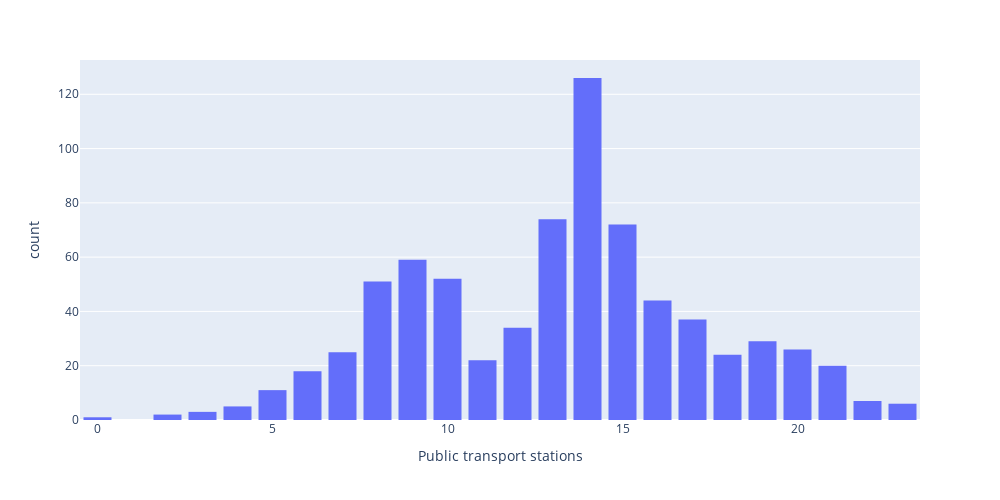

Notebook cell for this chart:
### Code cell
fig = px.histogram(
    trans, 
    x='transit_stations_percent_change_from_baseline', 
    labels={'transit_stations_percent_change_from_baseline': helper.TITLES[3]}, 
    width=PLOT_WIDTH, height=PLOT_HEIGHT
)
fig.update_layout(
    showlegend=False,
    bargap=0.2
)

### Figure 1 — Plotly figure (JSON) as saved in the notebook; plotly's stock layout.template omitted (floating-point values rounded to 4 significant figures; data arrays with more than 128 entries replaced by an {"elided": "..."} marker saying what was removed)
{"data": [{"alignmentgroup": "True", "bingroup": "x", "hovertemplate": "Public transport stations=%{x}<br>count=%{y}<extra></extra>", "legendgroup": "", "marker": {"color": "#636efa", "pattern": {"shape": ""}}, "name": "", "offsetgroup": "", "orientation": "v", "showlegend": false, "type": "histogram", "x": {"elided": "748 float values"}, "xaxis": "x", "yaxis": "y"}], "layout": {"bargap": 0.2, "barmode": "relative", "height": 500, "legend": {"tracegroupgap": 0}, "margin": {"t": 60}, "showlegend": false, "width": 1000, "xaxis": {"anchor": "y", "autorange": true, "domain": [0, 1], "range": [-0.5, 23.5], "title": {"text": "Public transport stations"}, "type": "linear"}, "yaxis": {"anchor": "x", "autorange": true, "domain": [0, 1], "range": [0, 132.6], "title": {"text": "count"}}}}
